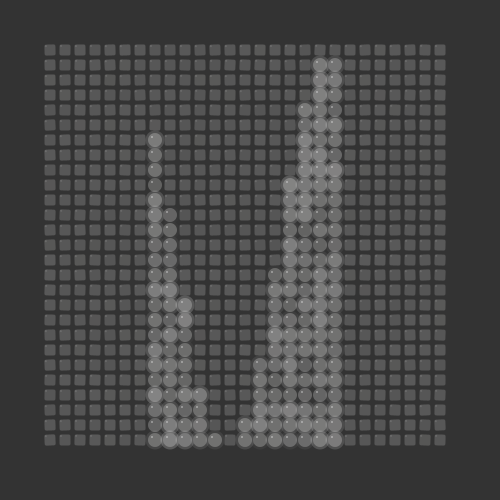
Frame 1 (no input)
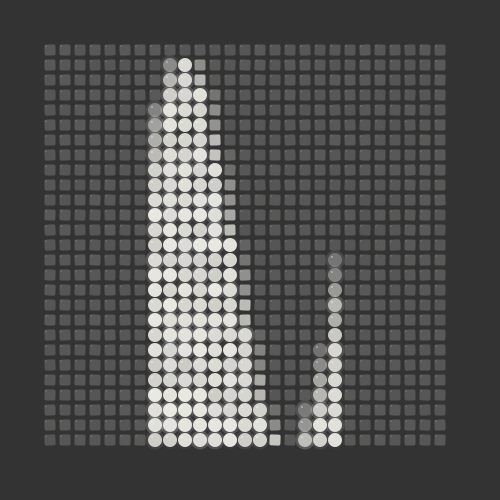
Frame 60 (the mouse pressed at the canvas centre just before this capture)
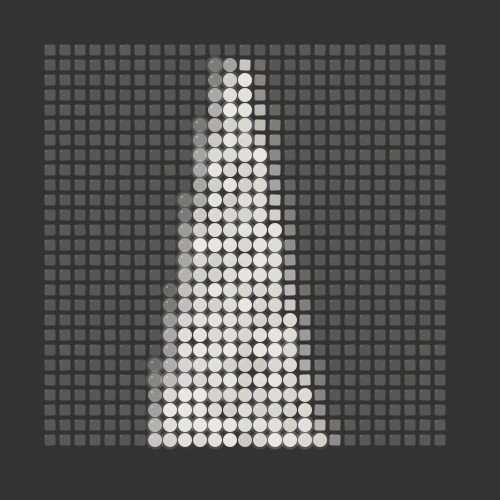
Frame 120 (the mouse held since frame 60 and released just before this capture)

The Processing sketch that drew these frames (run headless with seeded random() and noise(); from frame 60 on, the mouse is pressed at the canvas centre):

// Processing sketch: copycat
// ── copycat.pde
/*
  Creative Code Jam - Berlin (Jan 2017)
  
  My results from the Copycat Game with @CreativeCodeBLN, 
  based on a verbal description of a gif loop.

  Three colors: dark gray, light gray, dirty white
  Sine wave animation
  Square canvas with a dark margin
  Dark background
  Lighter gray square.
  Height of the animation is the height of the inner box.
  The width is divided in 1, 2 and 1
  Regular sine wave, full height, dirty white.
  Some pixelation (3x3 with 2 px margin)
  Mountain sine wave.
  Direction scrolling to the left.
  Timing: about 3 seconds loop.
  Pixels become circles a bit larger 
  than the squares when on.
*/

color darkGray = #333333;
color lightGray = #555555;
color dirtyWhite = #E5E4DE;
int margin = 50;
int pixelSize = 15;
ArrayList<Pixel> myPixels;
void setup() {
  size(500, 500);
  rectMode(CENTER);
  noStroke();
  myPixels = new ArrayList<Pixel>();
  for (int x=margin; x<width-margin; x+=pixelSize) {
    for (int y=margin; y<height-margin; y+=pixelSize) {
      myPixels.add(new Pixel(x, y));
    }
  } 
}
void draw() {
  background(darkGray);
  for(Pixel p : myPixels) {
    float yThreshold = map(sin(p.x*0.03+millis() * 0.003), -1, 1, 1 * margin, height - 1 * margin);
    p.update(p.y > yThreshold && p.x > 150 && p.x < 350);
    p.draw();
  }
}
// ── Pixel.pde
class Pixel {
  int x, y;
  float currentBrightness;
  float maxBrightness;
  float rotation;
  boolean state;
  Pixel(int x, int y) {
    this.x = x;
    this.y = y;
    maxBrightness = random(0.8, 1);
    rotation = random(-0.05, 0.05);
  }
  void update(boolean state) {
    this.state = state;
    if (state) {
      currentBrightness = min(currentBrightness + 0.1, 1);
    } else {
      currentBrightness = max(currentBrightness - 0.1, 0);
    }
  }
  void draw() {
    fill(lerpColor(lightGray, dirtyWhite, currentBrightness*maxBrightness+random(0.03)));
    if (state) {
      ellipse(x, y, pixelSize-1, pixelSize-1);
      fill(255, random(50));
      ellipse(x, y, pixelSize+4, pixelSize+4);
      fill(255, 100);
      ellipse(x-3, y-3, 2, 2);
    } else {
      pushMatrix();
      translate(x, y);
      rotate(rotation);
      rect(0, 0, pixelSize-4, pixelSize-4, 2,2,2,2);
      fill(255, 30);
      translate(-4, -4);
      ellipse(0, 0, 2, 2);
      popMatrix();     
    }
  }
}
